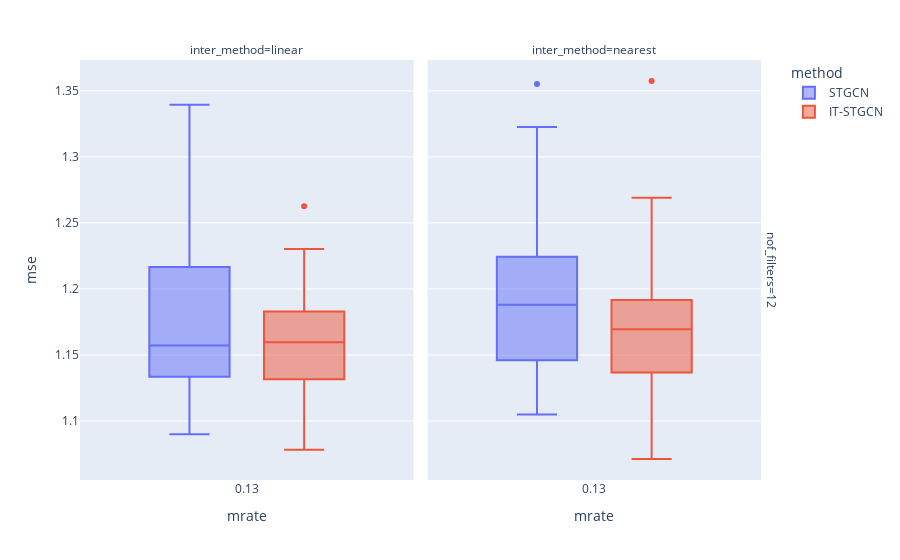

Notebook code cell kept with this figure:
### Markdown cell above
## Block

### Code cell
data.query("method!='GNAR' and mtype =='block' ").plot.box(backend='plotly',x='mrate',color='method',y='mse',facet_col='inter_method',facet_row='nof_filters',height=600)

### Figure 1 — Plotly figure (JSON) as saved in the notebook; plotly's stock layout.template omitted (floating-point values rounded to 4 significant figures)
{"data": [{"alignmentgroup": "True", "hovertemplate": "method=STGCN<br>nof_filters=12<br>inter_method=linear<br>mrate=%{x}<br>mse=%{y}<extra></extra>", "legendgroup": "STGCN", "marker": {"color": "#636efa"}, "name": "STGCN", "notched": false, "offsetgroup": "STGCN", "orientation": "v", "showlegend": true, "type": "box", "x": [0.125, 0.125, 0.125, 0.125, 0.125, 0.125, 0.125, 0.125, 0.125, 0.125, 0.125, 0.125, 0.125, 0.125, 0.125, 0.125, 0.125, 0.125, 0.125, 0.125, 0.125, 0.125, 0.125, 0.125, 0.125, 0.125, 0.125, 0.125, 0.125, 0.125], "x0": " ", "xaxis": "x", "y": [1.134, 1.191, 1.204, 1.279, 1.217, 1.244, 1.34, 1.158, 1.115, 1.224, 1.238, 1.133, 1.14, 1.132, 1.163, 1.133, 1.231, 1.09, 1.199, 1.152, 1.25, 1.134, 1.142, 1.129, 1.147, 1.156, 1.175, 1.13, 1.16, 1.131], "y0": " ", "yaxis": "y"}, {"alignmentgroup": "True", "hovertemplate": "method=STGCN<br>nof_filters=12<br>inter_method=nearest<br>mrate=%{x}<br>mse=%{y}<extra></extra>", "legendgroup": "STGCN", "marker": {"color": "#636efa"}, "name": "STGCN", "notched": false, "offsetgroup": "STGCN", "orientation": "v", "showlegend": false, "type": "box", "x": [0.125, 0.125, 0.125, 0.125, 0.125, 0.125, 0.125, 0.125, 0.125, 0.125, 0.125, 0.125, 0.125, 0.125, 0.125, 0.125, 0.125, 0.125, 0.125, 0.125, 0.125, 0.125, 0.125, 0.125, 0.125, 0.125, 0.125, 0.125, 0.125, 0.125], "x0": " ", "xaxis": "x2", "y": [1.19, 1.146, 1.208, 1.249, 1.202, 1.191, 1.355, 1.175, 1.143, 1.157, 1.315, 1.188, 1.308, 1.13, 1.184, 1.188, 1.249, 1.146, 1.224, 1.105, 1.14, 1.132, 1.149, 1.161, 1.197, 1.323, 1.125, 1.128, 1.191, 1.258], "y0": " ", "yaxis": "y2"}, {"alignmentgroup": "True", "hovertemplate": "method=IT-STGCN<br>nof_filters=12<br>inter_method=linear<br>mrate=%{x}<br>mse=%{y}<extra></extra>", "legendgroup": "IT-STGCN", "marker": {"color": "#EF553B"}, "name": "IT-STGCN", "notched": false, "offsetgroup": "IT-STGCN", "orientation": "v", "showlegend": true, "type": "box", "x": [0.125, 0.125, 0.125, 0.125, 0.125, 0.125, 0.125, 0.125, 0.125, 0.125, 0.125, 0.125, 0.125, 0.125, 0.125, 0.125, 0.125, 0.125, 0.125, 0.125, 0.125, 0.125, 0.125, 0.125, 0.125, 0.125, 0.125, 0.125, 0.125, 0.125], "x0": " ", "xaxis": "x", "y": [1.131, 1.144, 1.183, 1.217, 1.163, 1.173, 1.109, 1.132, 1.263, 1.154, 1.147, 1.206, 1.169, 1.18, 1.186, 1.166, 1.174, 1.078, 1.126, 1.108, 1.13, 1.12, 1.229, 1.23, 1.149, 1.185, 1.168, 1.156, 1.153, 1.142], "y0": " ", "yaxis": "y"}, {"alignmentgroup": "True", "hovertemplate": "method=IT-STGCN<br>nof_filters=12<br>inter_method=nearest<br>mrate=%{x}<br>mse=%{y}<extra></extra>", "legendgroup": "IT-STGCN", "marker": {"color": "#EF553B"}, "name": "IT-STGCN", "notched": false, "offsetgroup": "IT-STGCN", "orientation": "v", "showlegend": false, "type": "box", "x": [0.125, 0.125, 0.125, 0.125, 0.125, 0.125, 0.125, 0.125, 0.125, 0.125, 0.125, 0.125, 0.125, 0.125, 0.125, 0.125, 0.125, 0.125, 0.125, 0.125, 0.125, 0.125, 0.125, 0.125, 0.125, 0.125, 0.125, 0.125, 0.125, 0.125], "x0": " ", "xaxis": "x2", "y": [1.09, 1.194, 1.102, 1.176, 1.127, 1.147, 1.148, 1.141, 1.17, 1.176, 1.142, 1.179, 1.357, 1.071, 1.181, 1.072, 1.169, 1.172, 1.269, 1.192, 1.219, 1.245, 1.075, 1.238, 1.141, 1.137, 1.217, 1.129, 1.158, 1.189], "y0": " ", "yaxis": "y2"}], "layout": {"annotations": [{"font": {}, "showarrow": false, "text": "inter_method=linear", "x": 0.24, "xanchor": "center", "xref": "paper", "y": 1, "yanchor": "bottom", "yref": "paper"}, {"font": {}, "showarrow": false, "text": "inter_method=nearest", "x": 0.74, "xanchor": "center", "xref": "paper", "y": 1, "yanchor": "bottom", "yref": "paper"}, {"font": {}, "showarrow": false, "text": "nof_filters=12", "textangle": 90, "x": 0.98, "xanchor": "left", "xref": "paper", "y": 0.5, "yanchor": "middle", "yref": "paper"}], "autosize": true, "boxmode": "group", "legend": {"title": {"text": "method"}, "tracegroupgap": 0}, "margin": {"t": 60}, "xaxis": {"anchor": "y", "autorange": true, "domain": [0, 0.48], "range": [-0.3793, 0.6293], "title": {"text": "mrate"}, "type": "linear"}, "xaxis2": {"anchor": "y2", "autorange": true, "domain": [0.5, 0.98], "matches": "x", "range": [-0.3793, 0.6293], "title": {"text": "mrate"}, "type": "linear"}, "yaxis": {"anchor": "x", "autorange": true, "domain": [0, 1], "range": [1.055, 1.373], "title": {"text": "mse"}, "type": "linear"}, "yaxis2": {"anchor": "x2", "autorange": true, "domain": [0, 1], "matches": "y", "range": [1.055, 1.373], "showticklabels": false, "type": "linear"}}}
